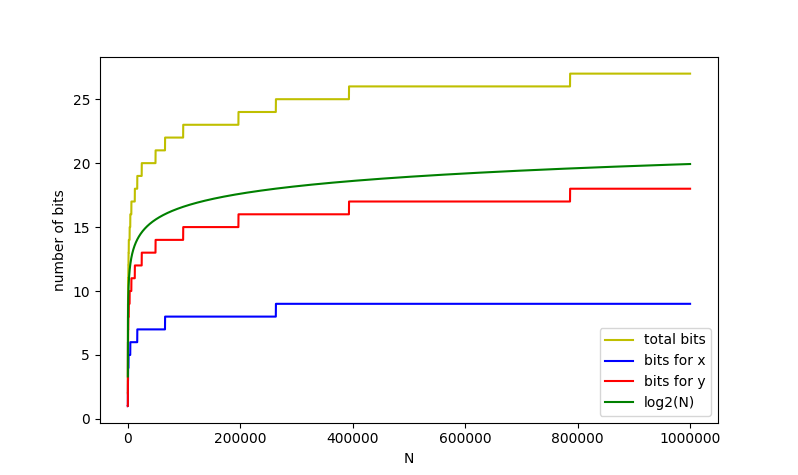

Write Python code to recreate this figure.
import numpy as np
import matplotlib.pyplot as plt


def number_of_bits_for_x(N):
    floor = np.floor(np.sqrt(N))
    floor -= 1 - (floor % 2)
    nx = np.ceil(np.log2(floor)) - 1
    return nx

def number_of_bits_for_y(N):
    ny = np.ceil(np.log2(np.floor(N / 3))) - 1
    return ny

def main():
    interval_max = 10 ** 6
    Ns = np.array(range(10, interval_max))
    Xs = number_of_bits_for_x(Ns)
    Ys = number_of_bits_for_y(Ns)
    XsYs = Xs + Ys
    Ls = np.log2(Ns)

    fig, ax = plt.subplots()
    ax.ticklabel_format(useOffset=False, style="plain")
    ax.plot(Ns, XsYs, color="y")
    ax.plot(Ns, Xs, color="b")
    ax.plot(Ns, Ys, color="r")
    ax.plot(Ns, Ls, color="g")
    ax.set_xlabel("N")
    ax.set_ylabel("number of bits")
    ax.legend(["total bits", "bits for x", "bits for y", "log2(N)"])
    plt.show()



if __name__ == "__main__":
    main()
